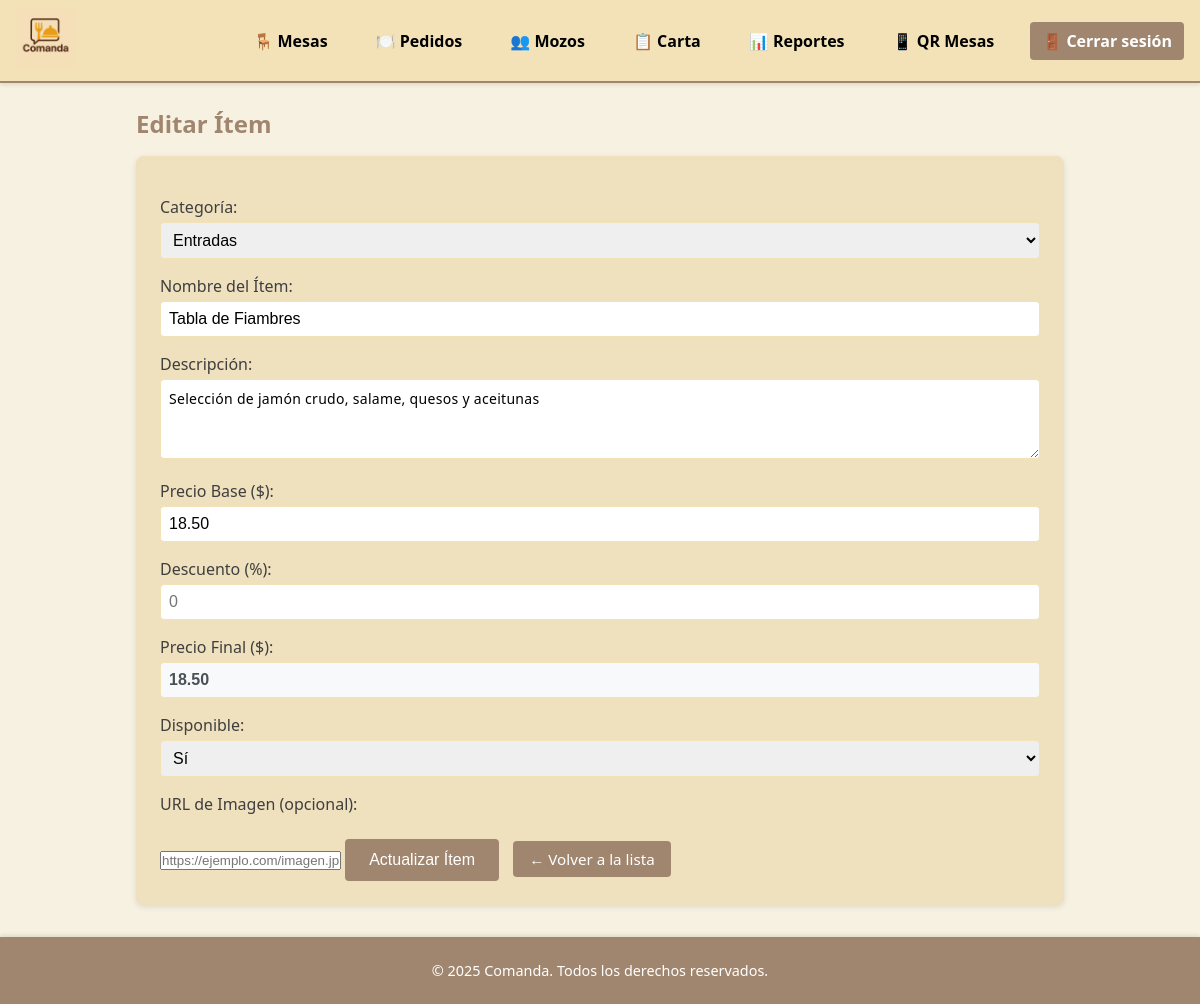
The app's page /index.php?route=carta/edit&id=1 (signed in) with its own data.
### tables this page shows
CREATE TABLE carta (
  id_item        INT UNSIGNED AUTO_INCREMENT PRIMARY KEY,
  nombre         VARCHAR(100) NOT NULL UNIQUE,
  descripcion    TEXT,
  precio         DECIMAL(10,2) NOT NULL,
  categoria      VARCHAR(50) NULL,
  disponibilidad TINYINT(1) NOT NULL DEFAULT 1,
  imagen_url     VARCHAR(255) NULL,
  fecha_creacion TIMESTAMP NOT NULL DEFAULT CURRENT_TIMESTAMP
);

### src/controllers/CartaController.php (called while the page is built, shortened)
<?php
require_once __DIR__ . '/../config/helpers.php';
class CartaController {
    public static function edit() {
        $id = (int)($_GET['id'] ?? 0);
        $item = CartaItem::find($id);
        include __DIR__ . '/../views/carta/create.php';
    }
}

### src/config/helpers.php (called while the page is built, shortened)
<?php
function getBaseUrl() {
    $protocol = isset($_SERVER['HTTPS']) && $_SERVER['HTTPS'] === 'on' ? 'https' : 'http';
    $host = $_SERVER['HTTP_HOST'];
    $script_name = $_SERVER['SCRIPT_NAME'];
    return $protocol . '://' . $host . dirname($script_name);
}
function url($route = '', $params = []) {
    $base_url = getBaseUrl();
    $url = $base_url . '/index.php';
    if ($route) {
        $url .= '?route=' . $route;
    }
    return $url;
}
?>

### src/models/CartaItem.php (called while the page is built, shortened)
<?php
class CartaItem {
    public static function allIncludingUnavailable(): array {
        $db = (new Database)->getConnection();
        return $db->query("SELECT * FROM carta")->fetchAll(PDO::FETCH_ASSOC);
    }
    public static function find(int $id): ?array {
        $db = (new Database)->getConnection();
        $stmt = $db->prepare("SELECT * FROM carta WHERE id_item = ?");
        $stmt->execute([$id]);
        return $stmt->fetch(PDO::FETCH_ASSOC) ?: null;
    }
}

### src/views/carta/create.php (the view, shortened to what this page needs)
<?php
require_once __DIR__ . '/../../config/helpers.php';
$item = null;
if (isset($_GET['id'])) {
    $id = (int) $_GET['id'];
    $item = \App\Models\CartaItem::find($id);
}
?>
<h2><?= isset($item) ? 'Editar Ítem' : 'Nuevo Ítem' ?></h2>
<form method="post" action="<?= url('carta/create') ?>" autocomplete="off">
  <?php
  $usePostData = isset($_GET['error']) && !isset($item);
  ?>
  <label>Categoría:</label>
  <select name="categoria" required>
    <?php
    $items = \App\Models\CartaItem::allIncludingUnavailable();
    $categoriasUnicas = [];
    foreach ($items as $itemData) {
        $categoria = $itemData['categoria'] ?? 'Sin categoría';
        if (!in_array($categoria, $categoriasUnicas)) {
            $categoriasUnicas[] = $categoria;
        }
    }
    $categoriasPredefinidas = ['Entradas', 'Platos Principales', 'Postres', 'Bebidas', 'Acompañamientos', 'Carnes', 'Ensaladas', 'Pastas', 'Pizzas'];
    foreach ($categoriasPredefinidas as $categoria) {
        if (!in_array($categoria, $categoriasUnicas)) {
            $categoriasUnicas[] = $categoria;
        }
    }
    sort($categoriasUnicas);
    $categoriaSeleccionada = $item['categoria'] ?? ($usePostData ? $_POST['categoria'] : '') ?? '';
    foreach ($categoriasUnicas as $categoria):
    ?>
      <option value="<?= $categoria ?>" <?= $categoriaSeleccionada === $categoria ? 'selected' : '' ?>>
        <?= $categoria ?>
      </option>
    <?php endforeach; ?>
  </select>
  <label>Nombre del Ítem:</label>
  <input type="text" name="nombre" required
         value="<?= htmlspecialchars($item['nombre'] ?? ($usePostData ? $_POST['nombre'] : '') ?? '') ?>"
         placeholder="Ej: Hamburguesa Clásica" autocomplete="off">
  <label>Descripción:</label>
  <textarea name="descripcion" placeholder="Descripción detallada del ítem..." autocomplete="off"
            style="font-family: 'Segoe UI', Tahoma, Geneva, Verdana, sans-serif; font-size: 14px; line-height: 1.5; font-weight: 400; letter-spacing: 0.3px;"><?= htmlspecialchars($item['descripcion'] ?? ($usePostData ? $_POST['descripcion'] : '') ?? '') ?></textarea>
  <label>Precio Base ($):</label>
  <input type="number" name="precio" id="precio" step="0.01" min="0.01" required
         value="<?= htmlspecialchars($item['precio'] ?? ($usePostData ? $_POST['precio'] : '') ?? '') ?>" autocomplete="off">
  <label>Descuento (%):</label>
  <input type="number" name="descuento" id="descuento" step="0.01" min="0" max="100"
         value="<?= htmlspecialchars($item['descuento'] ?? ($usePostData ? $_POST['descuento'] : '') ?? '0') ?>" autocomplete="off"
         placeholder="0">
  <label>Precio Final ($):</label>
  <input type="text" id="precio_final" readonly
         value="<?= htmlspecialchars($item['precio'] ?? ($usePostData ? $_POST['precio'] : '') ?? '0') ?>"
         style="background: #f8f9fa; color: #495057; font-weight: bold;">
  <label>Disponible:</label>
  <select name="disponibilidad">
    <?php $disponibilidad = $item['disponibilidad'] ?? ($usePostData ? $_POST['disponibilidad'] : 1) ?? 1; ?>
    <option value="1" <?= $disponibilidad == 1 ? 'selected' : '' ?>>Sí</option>
  </select>
  <label>URL de Imagen (opcional):</label>
  <input type="url" name="imagen_url"
         value="<?= htmlspecialchars($item['imagen_url'] ?? ($usePostData ? $_POST['imagen_url'] : '') ?? '') ?>"
         placeholder="https://ejemplo.com/imagen.jpg" autocomplete="off">
  <button type="submit">
    <?= isset($item) ? 'Actualizar Ítem' : 'Crear Ítem' ?>
  </button>
  <a href="<?= url('carta') ?>" class="button" style="margin-left: 10px;">← Volver a la lista</a>
</form>

### public/assets/css/style.css (style rules this page uses)
:root { --background: #f7f1e1; --surface: hsl(42, 60%, 84%); --primary: #f3e2b8; --secondary: #a1866f; --accent: #eee0be; --text: #3f3f3f; --text-light: #ffffff; }
* { margin: 0; padding: 0; box-sizing: border-box; }
html, body { min-height: 100%; font-family: "Segoe UI", Tahoma, sans-serif; background-color: var(--background); color: var(--text); }
h1, h2 { margin-bottom: 1rem; color: var(--secondary); }
form:not(.action-form) { background-color: var(--surface); padding: 1.5rem; border-radius: 8px; box-shadow: 0 2px 6px rgba(0, 0, 0, 0.1); margin-bottom: 2rem; }
form label { display: block; margin-top: 1rem; font-weight: 500; }
form input[type="text"], form input[type="email"], form input[type="number"], form input[type="password"], form select, form textarea { width: 100%; padding: 0.5rem; margin-top: 0.25rem; border: 1px solid var(--primary); border-radius: 4px; font-size: 1rem; }
form textarea { resize: vertical; min-height: 80px; }
form button { margin-top: 1.5rem; background-color: var(--secondary); color: var(--text-light); border: none; padding: 0.75rem 1.5rem; font-size: 1rem; border-radius: 4px; cursor: pointer; transition: background-color 0.2s ease; }
a.button { display: inline-block; background-color: var(--secondary); color: var(--text-light); padding: 0.5rem 1rem; border-radius: 4px; text-decoration: none; font-size: 0.95rem; transition: background-color 0.2s ease; }

### records on screen
carta: categoria "Entradas", nombre "Tabla de Fiambres", descripcion "Selección de jamón crudo, salame, quesos y aceitunas", precio "18.50", disponibilidad "Sí"
